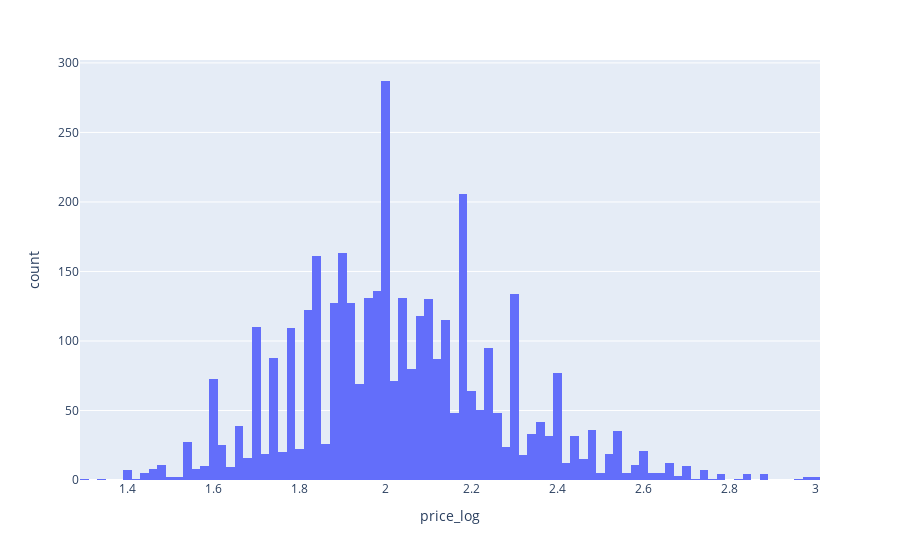

Write notebook code for a chart like this one.
### Markdown cell above
The distribution looks a lot better for prediction purposes after the log transformation!
    
Visualize the price against the following variables :

room type

beds

property type

### Code cell
px.histogram(dataset, "price_log")

### Figure 1 — Plotly figure (JSON) as saved in the notebook; plotly's stock layout.template omitted (floating-point values rounded to 4 significant figures; data arrays with more than 128 entries replaced by an {"elided": "..."} marker saying what was removed)
{"data": [{"alignmentgroup": "True", "bingroup": "x", "hovertemplate": "price_log=%{x}<br>count=%{y}<extra></extra>", "legendgroup": "", "marker": {"color": "#636efa", "pattern": {"shape": ""}}, "name": "", "offsetgroup": "", "orientation": "v", "showlegend": false, "type": "histogram", "x": {"elided": "3818 float values"}, "xaxis": "x", "yaxis": "y"}], "layout": {"barmode": "relative", "legend": {"tracegroupgap": 0}, "margin": {"t": 60}, "xaxis": {"anchor": "y", "domain": [0, 1], "title": {"text": "price_log"}}, "yaxis": {"anchor": "x", "domain": [0, 1], "title": {"text": "count"}}}}
